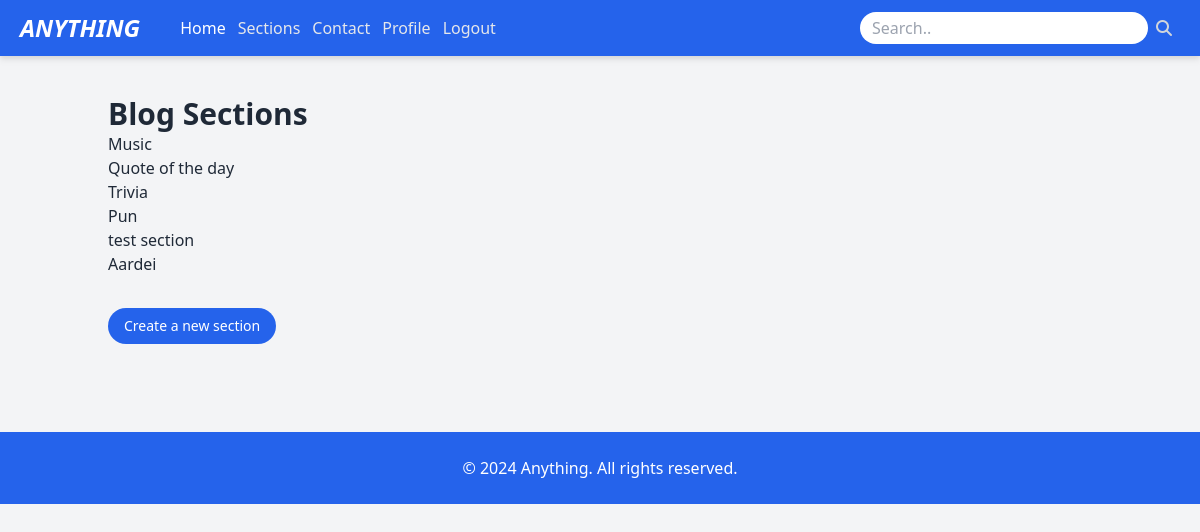
The app's page /sections/ (signed in) with its own data.
### blog_anything/models.py (models this page shows, shortened)
class Section(models.Model):
    name = models.CharField(max_length=100)
    slug = models.SlugField(unique=True)
    created_by = models.ForeignKey(User, on_delete=models.CASCADE, related_name='sections')

### blog_anything/views.py (the view)
# urls.py: path('sections/', views.section_list, name='section_list'),
@login_required
def section_list(request):
    sections = Section.objects.all()
    return render(request, 'blog_anything/section_list.html', {'sections': sections})

### blog_anything/templates/blog_anything/section_list.html (shortened to what this page needs)
{% extends 'base.html' %}
{% load static %}
{% block content %}
<body class="bg-gray-100">
    <div class="container mx-auto p-5">
        <h1 class="text-3xl text-red font-bold">Blog Sections</h1>
        <ul>
            {% for section in sections %}
                <li>
                    <a href="{% url 'post_list' section.slug %}">{{ section.name }}</a>
                </li>
            {% endfor %}
        </ul>
        <div class="flex">
            <button class="mt-8 rounded-full bg-blue-600 px-4 py-2 text-sm font-medium flex text-white" onclick="document.body.classList.toggle('dark')">
                <a href="{% url 'create' %}">Create a new section</a>
            </button>
        </div>
    </div>
</body>
{% endblock %}

### records on screen
Section: name "Music"
Section: name "Quote of the day"
Section: name "Trivia"
Section: name "Pun"
Section: name "test section"
Section: name "Aardei"
